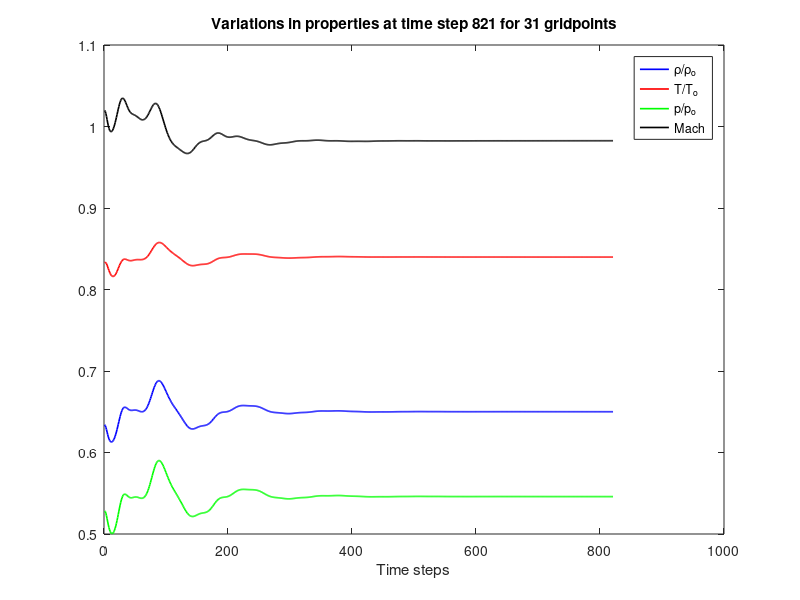
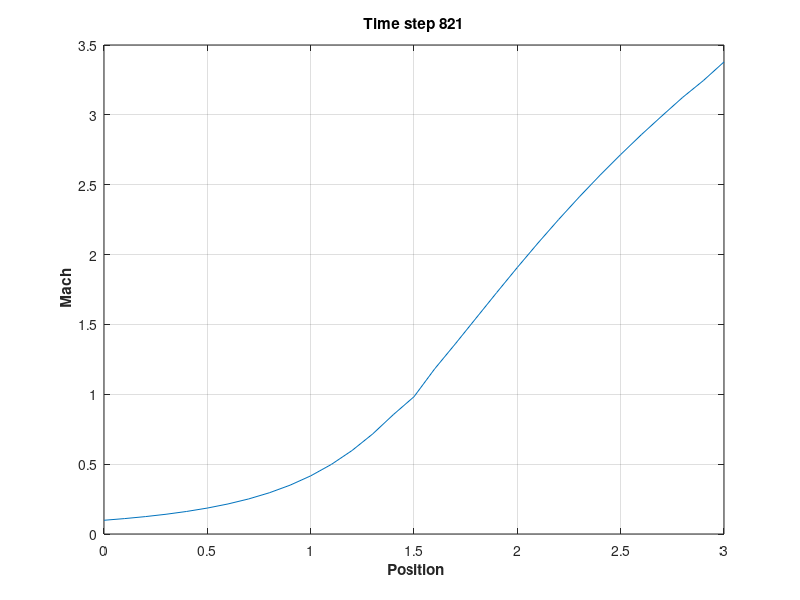
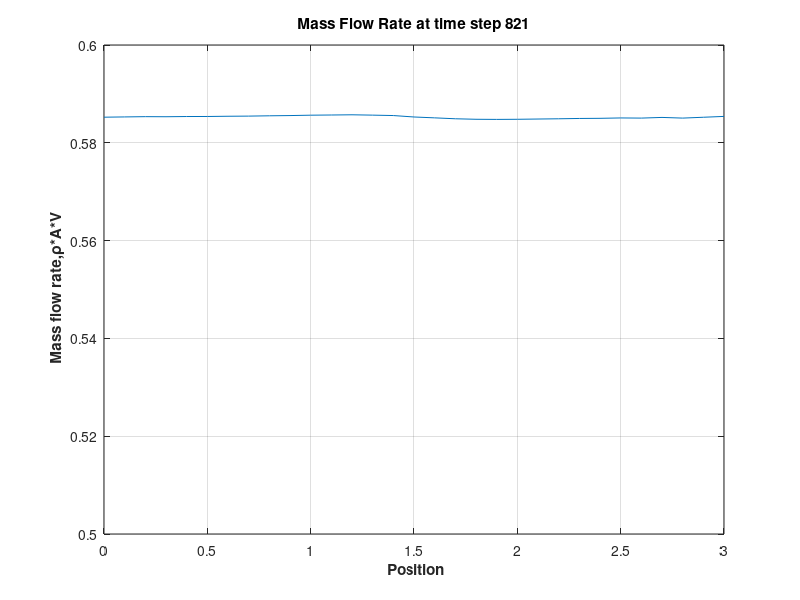
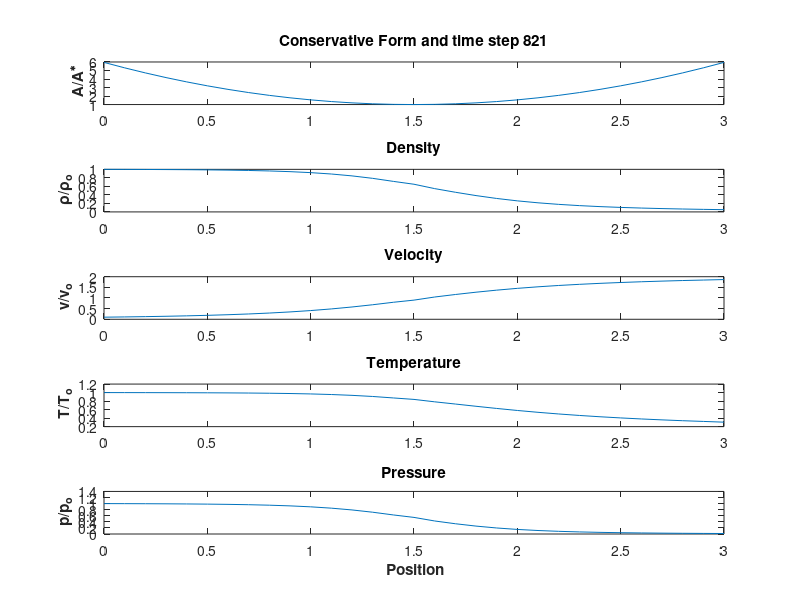

MATLAB code to generate these figures, in order:
%Simulation of 1D Quasi Steady Supersonic Flow Through Nozzle
%Conservative Form of governing equations
%MacCormock Method

clear all
close all
clc

%Inputs
n=31;
x=linspace(0,3,n);
dx=x(2)-x(1);
gamma=1.4;
nt=1400;
error_tolerance=1e-6;

%Initial Profiles
a=1+2.2*(x-1.5).^2;


%Density and Temperature

rho=zeros(1,n);
t=zeros(1,n);

%Initial Conditions
for i=1:n
   rho(i)=1;
   t(i)=1;
   if x(i)==0.5
      break;
   end
end

for j=i:n
   rho(j)=1-0.366*(x(j)-0.5);
   t(j)=1-0.167*(x(j)-0.5);
    if x(j)==1.5
        break;
    end
end

for k=j:n
    rho(k)=0.634-0.3879*(x(k)-1.5);
    t(k)=0.833-0.3507*(x(k)-1.5);
    if x(k)==3.5
        break;
    end
end

%Velocity
v=((rho.*a)/0.59).^-1;
e=t;
%Initial Conditions for solution vectors
u1=rho.*a;
u2=rho.*a.*v;
u3=rho.*((e/(gamma-1))+(gamma/2)*v.^2).*a;

%timestep=min(C*dx/vel)
%for cfl number 0.5
dt=0.0267;
%time step size
% C=0.5; %cfl
% del_t=C*dx./(sqrt(t)+v);
% dt=min(del_t);



f1=zeros(1,n);
f2=zeros(1,n);
f3=zeros(1,n);
j2=zeros(1,n);
du1dt_p=zeros(1,n);
du2dt_p=zeros(1,n);
du3dt_p=zeros(1,n);
du1dt_c=zeros(1,n);
du2dt_c=zeros(1,n);
du3dt_c=zeros(1,n);


u1_initial=u1;
u2_initial=u2;
u3_initial=u3;

%Dependent Variables
%u1=rho*a
%u2=rho*a*v
%u3=rho*((e/(gamma-1))+(gamma/2)*v^2)*a

%e=t as non dimensionalized

%Time Loop
for l=1:nt
    %Non dimensionalized pressure and mach number
    p=rho.*t;
    M=v./sqrt(t);
    
    %for plotting variables at throat
    rho_plot(l)=rho(16);
    t_plot(l)=t(16);
    p_plot(l)=p(16);
    M_plot(l)=M(16);
    
    
    %Working with dependent variables u1,u2 and u3 instead of primitive variables rho,t,v
    u1_old=u1;
    u2_old=u2;
    u3_old=u3;
    
    %Computing the flux and source terms in pure form
    f1=u2;
    f2=((u2.^2)./u1)+((gamma-1)/gamma)*(u3-(gamma*u2.^2)./(2*u1));
    f3=(gamma.*u2.*u3./u1)-((gamma*(gamma-1)*u2.^3)./(2*u1.^2));
    
    f1_old=f1;
    f2_old=f2;
    f3_old=f3;
       
    %Predictor Step
    for m=2:n-1    
       %Modelling the governing equation
       %du1dt=-df1dx
       %du2dt=-df2dx+j2
       %du3dt=-df3dx
       
       %Forward Differncing
       df1dx=(f1(m+1)-f1(m))/dx;
       df2dx=(f2(m+1)-f2(m))/dx;
       df3dx=(f3(m+1)-f3(m))/dx;
       dadx=(a(m+1)-a(m))/dx;
       j2=rho(m)*t(m)*dadx/gamma;
       
       %Governing Equations
       du1dt_p(m)=-df1dx;        %Continuity
       du2dt_p(m)=-df2dx+j2;     %Momentum
       du3dt_p(m)=-df3dx;        %Energy
       
       %Solution Update
       %Predicted Values of dependent variables/solution vectors
       u1(m)=u1(m)+du1dt_p(m)*dt;
       u2(m)=u2(m)+du2dt_p(m)*dt;
       u3(m)=u3(m)+du3dt_p(m)*dt;      
    end
    
    %Predicted Values of flux terms using predicted values of u1,u2 and u3
    f1=u2;
    f2=((u2.^2)./u1)+((gamma-1)/gamma)*(u3-(gamma*u2.^2)./(2*u1));
    f3=(gamma.*u2.*u3./u1)-((gamma*(gamma-1)*u2.^3)./(2*u1.^2));
    
    
    %Corrector Step
    for p=2:n-1
        %Backward differencing for flux terms
        df1dx=(f1(p)-f1(p-1))/dx;
        df2dx=(f2(p)-f2(p-1))/dx;
        df3dx=(f3(p)-f3(p-1))/dx;
        dadx=(a(p)-a(p-1))/dx;
        j2=rho(p)*t(p)*dadx/gamma;
        
        %Governing Equations
        du1dt_c(p)=-df1dx;        %Continuity
        du2dt_c(p)=-df2dx+j2;     %Momentum
        du3dt_c(p)=-df3dx;        %Energy
    end
    
    %Computing average derivatives
    du1dt_av=0.5*(du1dt_p+du1dt_c);
    du2dt_av=0.5*(du2dt_p+du2dt_c);
    du3dt_av=0.5*(du3dt_p+du3dt_c);
    
    %Final Corrected Values of dependent variables u1,u2 and u3 at next time step
    u1=u1_old+(du1dt_av*dt);
    u2=u2_old+(du2dt_av*dt);
    u3=u3_old+(du3dt_av*dt);
    
    %Applying Boundary Conditions
    %Inflow Boundary
    u1(1)=rho(1)*a(1);      %Fixed Value as rho and area at inflow is fixed
    u2(1)=2*u2(2)-u2(3);
    v(1)=u2(1)/u1(1);
    u3(1)=u1(1)*((t(1)/(gamma-1))+((gamma/2)*v(1)^2));
    
    %Outflow boundary
    u1(n)=2*u1(n-1)-u1(n-2);
    u2(n)=2*u2(n-1)-u2(n-2);
    u3(n)=2*u3(n-1)-u3(n-2);
    
    %Finally obtaining the values of primitive variables by decoding u1,u2 and u3
    rho=u1./a;
    v=u2./u1;
    t=(gamma-1)*((u3./u1)-(gamma/2)*(v.^2));
    
    error_u1=max(abs(u1-u1_old));
    error_u2=max(abs(u2-u2_old));
    error_u3=max(abs(u3-u3_old));
    
    error=max([error_u1; error_u2; error_u3]);
    
     if error<error_tolerance
       break;
     end
    
end
   
%Convergence Plot
    figure(1)
    plot(rho_plot,'b','linewidth',1.20);
    xlabel('Time steps');
    hold on;
    plot(t_plot,'r','linewidth',1.20);
    hold on;
    plot(p_plot,'g','linewidth',1.20);
    hold on;
    plot(M_plot,'k','linewidth',1.20);
    hold on;
    title(sprintf('Variations in properties at time step %d for %d gridpoints',l,n));
    legend('\rho/\rho_{o}','T/T_{o}','p/p_{o}','Mach');

    %Mach number in terms of non dimensionalized velocity and temperature
figure(2);
M=v./sqrt(t);
plot(x,M);
ylabel('\bf Mach');
xlabel('\bf Position');
title(sprintf('Time step %d',l));
grid on;
  

%Normalized Mass Flow Rate in terms of non dimensionalized variables
figure(3);
m=rho.*a.*v;   
plot(x,m);
xlabel('\bf Position');
ylabel('\bf Mass flow rate,\rho*A*V');
axis([0 3 0.5 0.6]);
title(sprintf('Mass Flow Rate at time step %d',l));
grid on;
    


%plotting profiles
figure(4);    
    subplot(5,1,1)
    plot(x,a);
    ylabel('\bf A/A^{\ast}');
    title(sprintf('Conservative Form and time step %d',l));
  
    subplot(5,1,2)
    plot(x,rho);
    ylabel('\bf \rho/\rho_{o}');
    title('Density')
    
    subplot(5,1,3)
    plot(x,v);
    ylabel('\bf v/v_{o}');
    title('Velocity');
    
    subplot(5,1,4)
    plot(x,t);
    ylabel('\bf T/T_{o}');
    title('Temperature');
    
    subplot(5,1,5)
    p=rho.*t;
    plot(x,p);
    ylabel('\bf p/p_{o}');
    xlabel('\bf Position');
    title('Pressure');
    
    

